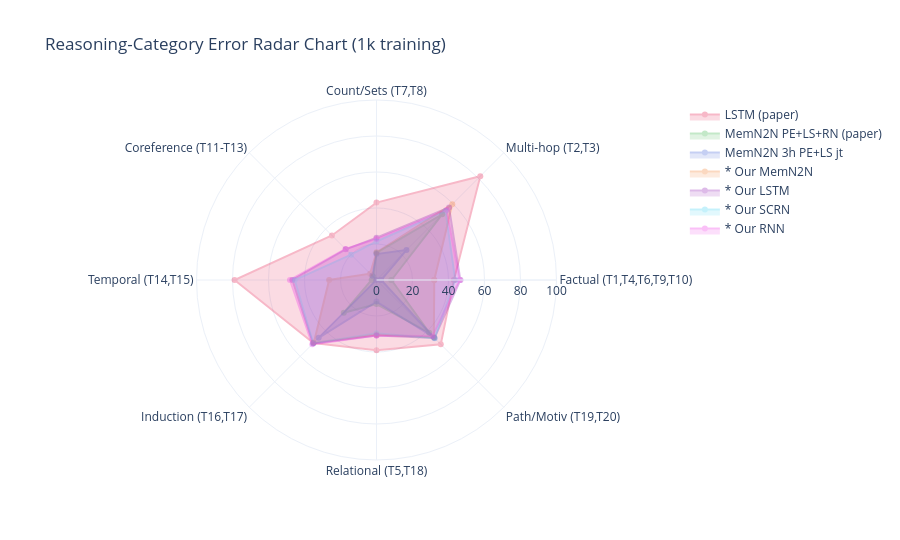

The notebook cell this image was saved under:
### Code cell
# ─────────────────────────────────────────────────────────────────────
# § 9.4  Radar chart — error by task category
# ─────────────────────────────────────────────────────────────────────
TASK_CATS = {
    'Factual\n(T1,T4,T6,T9,T10)': [0,3,5,8,9],
    'Multi-hop\n(T2,T3)':          [1,2],
    'Count/Sets\n(T7,T8)':         [6,7],
    'Coreference\n(T11-T13)':      [10,11,12],
    'Temporal\n(T14,T15)':         [13,14],
    'Induction\n(T16,T17)':        [15,16],
    'Relational\n(T5,T18)':        [4,17],
    'Path/Motiv\n(T19,T20)':       [18,19],
}

RADAR_MODELS = {
    'LSTM (paper)':           PAPER_1K['LSTM (paper)'],
    'MemN2N PE+LS+RN (paper)':PAPER_1K['MemN2N PE+LS+RN'],
    'MemN2N 3h PE+LS jt':     PAPER_1K['MemN2N 3h PE+LS jt'],
    '* Our MemN2N':           our['* Our MemN2N (default)'],
    '* Our LSTM':             our['* Our LSTM'],
    '* Our SCRN':             our['* Our SCRN'],
    '* Our RNN':              our['* Our RNN'],
}
RCOLORS = ['#e6194b','#3cb44b','#4363d8','#f58231','#911eb4','#42d4f4','#f032e6']
cats = list(TASK_CATS.keys())

fig = go.Figure()
for i, (mname, errs) in enumerate(RADAR_MODELS.items()):
    vals = [np.mean([errs[j] for j in idx]) for idx in TASK_CATS.values()]
    vals_c = vals + [vals[0]]
    cats_c = cats + [cats[0]]
    fig.add_trace(go.Scatterpolar(
        r=vals_c, theta=cats_c, fill='toself', opacity=0.3,
        name=mname, line=dict(color=RCOLORS[i], width=2),
    ))
fig.update_layout(
    polar=dict(radialaxis=dict(visible=True, range=[0, 100])),
    title='Reasoning-Category Error Radar Chart (1k training)',
    height=540, template='plotly_white',
)
fig.show()

### Figure 1 — Plotly figure (JSON) as saved in the notebook; plotly's stock layout.template omitted (floating-point values rounded to 4 significant figures)
{"data": [{"fill": "toself", "line": {"color": "#e6194b", "width": 2}, "name": "LSTM (paper)", "opacity": 0.3, "r": [43, 81.55, 43, 35, 78.85, 49.5, 39, 50.5, 43], "theta": ["Factual\n(T1,T4,T6,T9,T10)", "Multi-hop\n(T2,T3)", "Count/Sets\n(T7,T8)", "Coreference\n(T11-T13)", "Temporal\n(T14,T15)", "Induction\n(T16,T17)", "Relational\n(T5,T18)", "Path/Motiv\n(T19,T20)", "Factual\n(T1,T4,T6,T9,T10)"], "type": "scatterpolar"}, {"fill": "toself", "line": {"color": "#3cb44b", "width": 2}, "name": "MemN2N PE+LS+RN (paper)", "opacity": 0.3, "r": [8.3, 51.6, 15.05, 2.567, 2.7, 25.7, 13.4, 41.4, 8.3], "theta": ["Factual\n(T1,T4,T6,T9,T10)", "Multi-hop\n(T2,T3)", "Count/Sets\n(T7,T8)", "Coreference\n(T11-T13)", "Temporal\n(T14,T15)", "Induction\n(T16,T17)", "Relational\n(T5,T18)", "Path/Motiv\n(T19,T20)", "Factual\n(T1,T4,T6,T9,T10)"], "type": "scatterpolar"}, {"fill": "toself", "line": {"color": "#4363d8", "width": 2}, "name": "MemN2N 3h PE+LS jt", "opacity": 0.3, "r": [2.58, 23.55, 14.4, 3.3, 0.05, 45.45, 12, 45.15, 2.58], "theta": ["Factual\n(T1,T4,T6,T9,T10)", "Multi-hop\n(T2,T3)", "Count/Sets\n(T7,T8)", "Coreference\n(T11-T13)", "Temporal\n(T14,T15)", "Induction\n(T16,T17)", "Relational\n(T5,T18)", "Path/Motiv\n(T19,T20)", "Factual\n(T1,T4,T6,T9,T10)"], "type": "scatterpolar"}, {"fill": "toself", "line": {"color": "#f58231", "width": 2}, "name": "* Our MemN2N", "opacity": 0.3, "r": [32.08, 59.55, 15.4, 5, 26.3, 49.2, 30.25, 45.05, 32.08], "theta": ["Factual\n(T1,T4,T6,T9,T10)", "Multi-hop\n(T2,T3)", "Count/Sets\n(T7,T8)", "Coreference\n(T11-T13)", "Temporal\n(T14,T15)", "Induction\n(T16,T17)", "Relational\n(T5,T18)", "Path/Motiv\n(T19,T20)", "Factual\n(T1,T4,T6,T9,T10)"], "type": "scatterpolar"}, {"fill": "toself", "line": {"color": "#911eb4", "width": 2}, "name": "* Our LSTM", "opacity": 0.3, "r": [46.6, 57, 23.5, 24.1, 46.75, 49.85, 30.8, 45.6, 46.6], "theta": ["Factual\n(T1,T4,T6,T9,T10)", "Multi-hop\n(T2,T3)", "Count/Sets\n(T7,T8)", "Coreference\n(T11-T13)", "Temporal\n(T14,T15)", "Induction\n(T16,T17)", "Relational\n(T5,T18)", "Path/Motiv\n(T19,T20)", "Factual\n(T1,T4,T6,T9,T10)"], "type": "scatterpolar"}, {"fill": "toself", "line": {"color": "#42d4f4", "width": 2}, "name": "* Our SCRN", "opacity": 0.3, "r": [43.74, 54.15, 21.4, 19.9, 45.4, 49.65, 29.55, 45.7, 43.74], "theta": ["Factual\n(T1,T4,T6,T9,T10)", "Multi-hop\n(T2,T3)", "Count/Sets\n(T7,T8)", "Coreference\n(T11-T13)", "Temporal\n(T14,T15)", "Induction\n(T16,T17)", "Relational\n(T5,T18)", "Path/Motiv\n(T19,T20)", "Factual\n(T1,T4,T6,T9,T10)"], "type": "scatterpolar"}, {"fill": "toself", "line": {"color": "#f032e6", "width": 2}, "name": "* Our RNN", "opacity": 0.3, "r": [46.1, 55.05, 22.75, 24.4, 48.1, 50.5, 30.8, 44, 46.1], "theta": ["Factual\n(T1,T4,T6,T9,T10)", "Multi-hop\n(T2,T3)", "Count/Sets\n(T7,T8)", "Coreference\n(T11-T13)", "Temporal\n(T14,T15)", "Induction\n(T16,T17)", "Relational\n(T5,T18)", "Path/Motiv\n(T19,T20)", "Factual\n(T1,T4,T6,T9,T10)"], "type": "scatterpolar"}], "layout": {"height": 540, "polar": {"radialaxis": {"range": [0, 100], "visible": true}}, "title": {"text": "Reasoning-Category Error Radar Chart (1k training)"}}}
